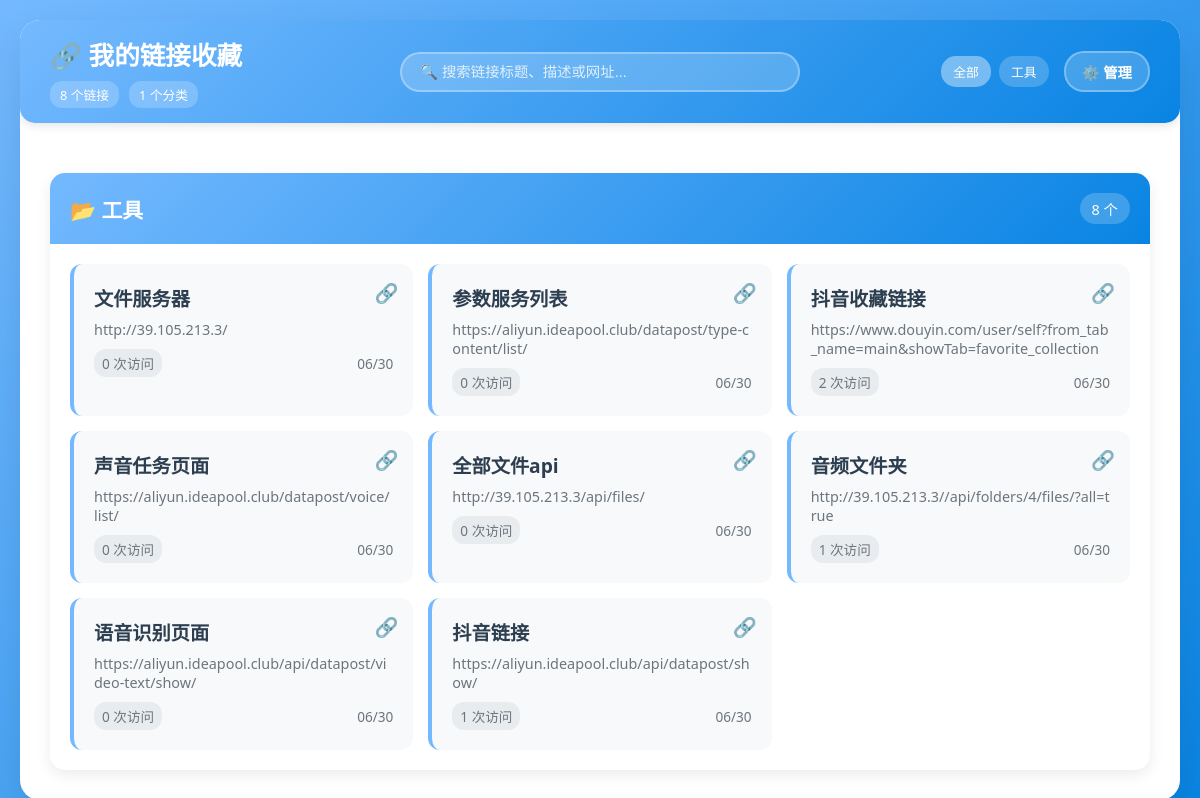
/datapost/links/, run on an earlier commit of the app's database.
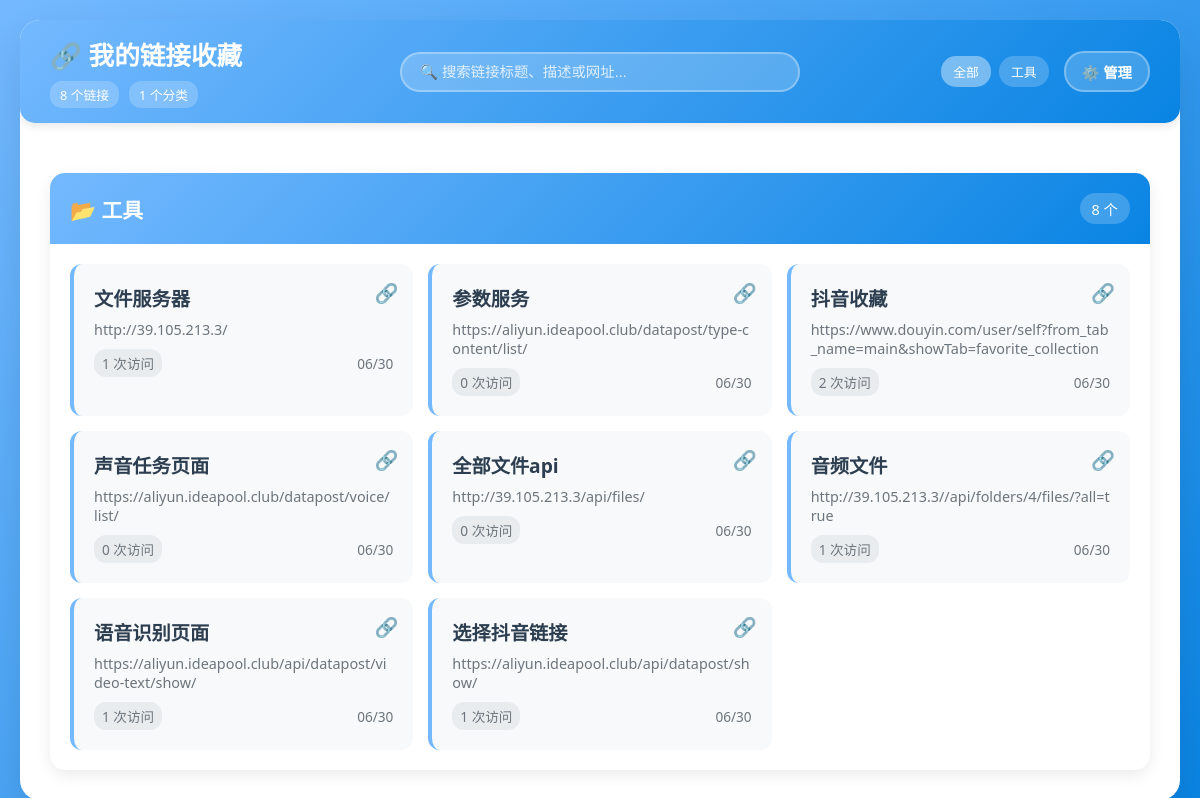
And on a later commit of the database.
### datapost/models.py (models this page shows, shortened)
class CustomLink(models.Model):
    title = models.CharField(max_length=200, verbose_name="链接标题")
    url = models.URLField(max_length=500, verbose_name="链接地址")
    description = models.TextField(blank=True, verbose_name="备注说明")
    category = models.CharField(max_length=100, blank=True, verbose_name="分类")
    is_active = models.BooleanField(default=True, verbose_name="是否启用")
    click_count = models.IntegerField(default=0, verbose_name="点击次数")
    created_at = models.DateTimeField(auto_now_add=True, verbose_name="创建时间")
    updated_at = models.DateTimeField(auto_now=True, verbose_name="更新时间")
    class Meta:
        verbose_name = "自定义链接"
        verbose_name_plural = "自定义链接"
        ordering = ['-created_at']

### datapost/views.py (the view)
# urls.py: path('links/', links_display_page, name='links_display_page'),  # 展示页面
def links_display_page(request):
    links = CustomLink.objects.filter(is_active=True).order_by('-created_at')
    categories = {}
    for link in links:
        category = link.category or '未分类'
        if category not in categories:
            categories[category] = []
        categories[category].append(link)
    context = {
        'categories': categories,
        'total_links': links.count()
    }
    return render(request, 'datapost/links_display.html', context)

### datapost/templates/datapost/links_display.html (shortened to what this page needs)
<!DOCTYPE html>
<html lang="zh-CN">
<head>
</head>
<body>
    <div class="container">
        <div class="header">
            <div class="header-content">
                <div class="header-left">
                    <h1>🔗 我的链接收藏</h1>
                    <div class="header-stats">
                        <span class="stat-compact">{{ total_links }} 个链接</span>
                        <span class="stat-compact">{{ categories|length }} 个分类</span>
                    </div>
                </div>
                <div class="header-center">
                    <input type="text" class="search-input" id="searchInput" placeholder="🔍 搜索链接标题、描述或网址...">
                </div>
                <div class="header-right">
                    <div class="filter-tabs">
                        <button class="filter-tab active" data-category="all">全部</button>
                        {% for category_name in categories.keys %}
                        <button class="filter-tab" data-category="{{ category_name }}">{{ category_name }}</button>
                        {% endfor %}
                    </div>
                    <a href="/datapost/links/manage/" class="manage-btn">
                        ⚙️ 管理
                    </a>
                </div>
            </div>
        </div>
        <div class="content">
            <div class="categories" id="categoriesContainer">
                {% if categories %}
                    {% for category_name, links in categories.items %}
                    <div class="category" data-category="{{ category_name }}">
                        <div class="category-header">
                            <span class="category-title">
                                {% if category_name == "搜索引擎" %}🔍
                                {% elif category_name == "开发工具" %}💻
                                {% elif category_name == "学习资源" %}📚
                                {% elif category_name == "娱乐" %}🎵
                                {% elif category_name == "购物" %}🛒
                                {% elif category_name == "社交" %}👥
                                {% else %}📂{% endif %}
                                {{ category_name }}
                            </span>
                            <span class="category-count">{{ links|length }} 个</span>
                        </div>
                        <div class="links-grid">
                            {% for link in links %}
                            <div class="link-card" onclick="openLink({{ link.id }}, '{{ link.url|escapejs }}')">
                                <span class="external-icon">🔗</span>
                                <div class="link-title">{{ link.title }}</div>
                                <div class="link-url">{{ link.url }}</div>
                                <div class="link-stats">
                                    <div class="link-meta">
                                        <span class="click-count">{{ link.click_count }} 次访问</span>
                                    </div>
                                    <div>{{ link.created_at|date:"m/d" }}</div>
                                </div>
                            </div>
                            {% endfor %}
                        </div>
                    </div>
                    {% endfor %}
                {% else %}
                    <div class="empty-state">
                        <h3>🔗 还没有任何链接</h3>
                        <p>开始收藏您喜欢的网站吧！</p>
                        <a href="/datapost/links/manage/">立即添加链接</a>
                    </div>
                {% endif %}
            </div>
        </div>
    </div>
</body>
</html>

### datapost/templates/datapost/links_display.html (style rules this page uses)
* { margin: 0; padding: 0; box-sizing: border-box; }
body { font-family: 'Segoe UI', Tahoma, Geneva, Verdana, sans-serif; background: linear-gradient(135deg, #74b9ff 0%, #0984e3 100%); min-height: 100vh; padding: 20px; }
.container { max-width: 1400px; margin: 0 auto; background: white; border-radius: 20px; box-shadow: 0 20px 40px rgba(0,0,0,0.1); overflow: hidden; }
.header { background: linear-gradient(135deg, #74b9ff 0%, #0984e3 100%); color: white; padding: 15px 0; border-radius: 0 0 15px 15px; margin-bottom: 20px; box-shadow: 0 3px 10px rgba(0,0,0,0.1); }
.header-content { display: grid; grid-template-columns: 1fr 2fr 1fr; align-items: center; max-width: 1400px; margin: 0 auto; padding: 0 30px; gap: 20px; }
.header-left { display: flex; flex-direction: column; gap: 8px; }
.header h1 { font-size: 1.6em; margin: 0; font-weight: 600; }
.header-stats { display: flex; gap: 10px; flex-wrap: wrap; }
.stat-compact { background: rgba(255,255,255,0.2); padding: 4px 10px; border-radius: 12px; font-size: 0.8em; font-weight: 500; }
.header-center { display: flex; justify-content: center; }
.header-right { display: flex; align-items: center; gap: 15px; justify-content: flex-end; }
.filter-tabs { display: flex; gap: 8px; flex-wrap: wrap; }
.filter-tab { padding: 6px 12px; background: rgba(255,255,255,0.2); border: none; border-radius: 15px; cursor: pointer; transition: all 0.3s ease; font-size: 0.8em; color: white; font-weight: 500; }
.filter-tab.active { background: rgba(255,255,255,0.4); }
.manage-btn { background: rgba(255,255,255,0.2); color: white; border: 2px solid rgba(255,255,255,0.3); padding: 8px 16px; border-radius: 20px; text-decoration: none; font-weight: 600; transition: all 0.3s ease; display: inline-flex; align-items: center; gap: 6px; font-size: 0.9em; }
.search-input { width: 100%; max-width: 400px; padding: 10px 18px; border: 2px solid rgba(255,255,255,0.3); border-radius: 25px; font-size: 0.9em; background: rgba(255,255,255,0.2); color: white; transition: all 0.3s ease; }
.search-input::placeholder { color: rgba(255,255,255,0.8); }
.content { padding: 30px; }
.categories { display: grid; gap: 25px; }
.category { background: #fff; border-radius: 15px; box-shadow: 0 5px 15px rgba(0,0,0,0.08); overflow: hidden; transition: transform 0.3s ease; }
.category-header { background: linear-gradient(135deg, #74b9ff 0%, #0984e3 100%); color: white; padding: 20px; display: flex; justify-content: space-between; align-items: center; }
.category-title { font-size: 1.3em; font-weight: 600; display: flex; align-items: center; gap: 10px; }
.category-count { background: rgba(255,255,255,0.2); padding: 5px 12px; border-radius: 20px; font-size: 0.9em; }
.links-grid { padding: 20px; display: grid; grid-template-columns: repeat(auto-fill, minmax(300px, 1fr)); gap: 15px; }
.link-card { background: #f8f9fa; border-radius: 12px; padding: 20px; border-left: 4px solid #74b9ff; transition: all 0.3s ease; cursor: pointer; position: relative; }
.link-title { font-size: 1.2em; font-weight: 600; color: #2c3e50; margin-bottom: 8px; text-decoration: none; display: block; }
.link-url { color: #6c757d; font-size: 0.9em; margin-bottom: 10px; word-break: break-all; }
.link-stats { display: flex; justify-content: space-between; align-items: center; font-size: 0.85em; color: #6c757d; }
.click-count { background: #e9ecef; padding: 4px 8px; border-radius: 12px; }
.link-meta { display: flex; align-items: center; gap: 10px; }
.external-icon { position: absolute; top: 15px; right: 15px; color: #74b9ff; font-size: 1.2em; }

What changed in the data, as far as the page shows it:
changed CustomLink "工具": click_count "0" → "1"
changed CustomLink "https://aliyun.ideapool.club/datapost/type-content/list/": title "参数服务列表" → "参数服务"
changed CustomLink "https://www.douyin.com/user/self?from_tab_name=main&showTab=favorite_collection": title "抖音收藏链接" → "抖音收藏"
changed CustomLink "http://39.105.213.3//api/folders/4/files/?all=true": title "音频文件夹" → "音频文件"
changed CustomLink "语音识别页面": click_count "0" → "1"
changed CustomLink "https://aliyun.ideapool.club/api/datapost/show/": title "抖音链接" → "选择抖音链接"
